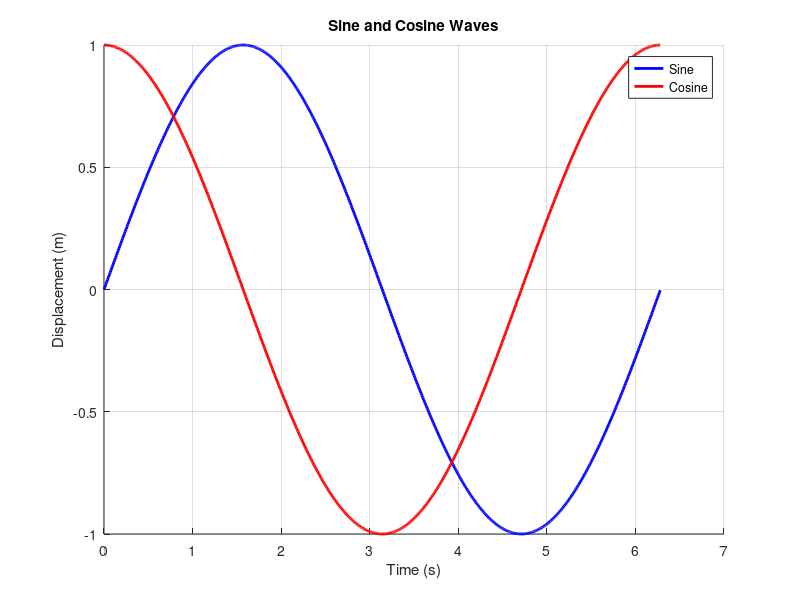

Here is the MATLAB script that generated this plot:
#!/usr/bin/env -S octave -q

% sincos.m
% Date  : 05 August 2017
% Author: Ankit Pati

hold on;
grid on;

title('Sine and Cosine Waves');
xlabel('Time (s)');
ylabel('Displacement (m)');

x = 0 : 0.01 : 2*pi;

plot(x, sin(x), 'color', 'blue', 'linewidth', 2, 'DisplayName', 'Sine');
plot(x, cos(x), 'color', 'red',  'linewidth', 2, 'DisplayName', 'Cosine');

legend('show');

drawnow();
input('Press enter to terminate...');

% end of sincos.m
